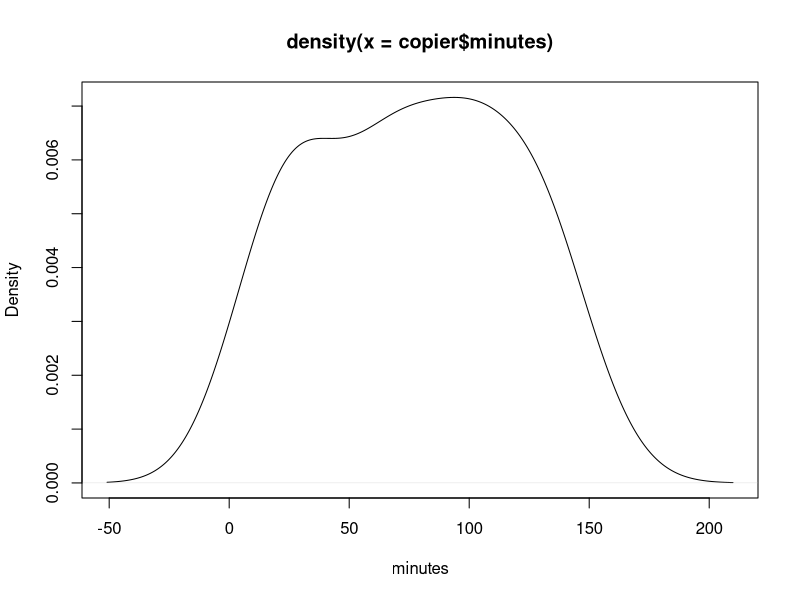
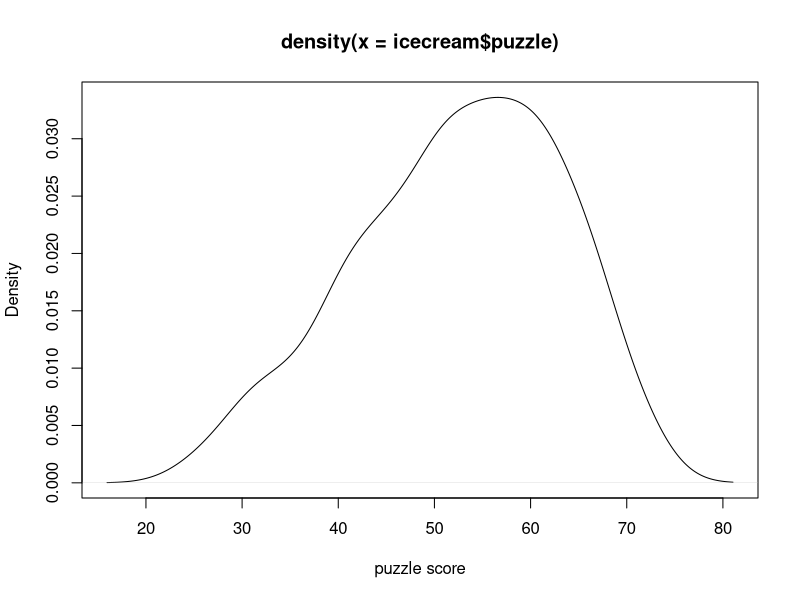
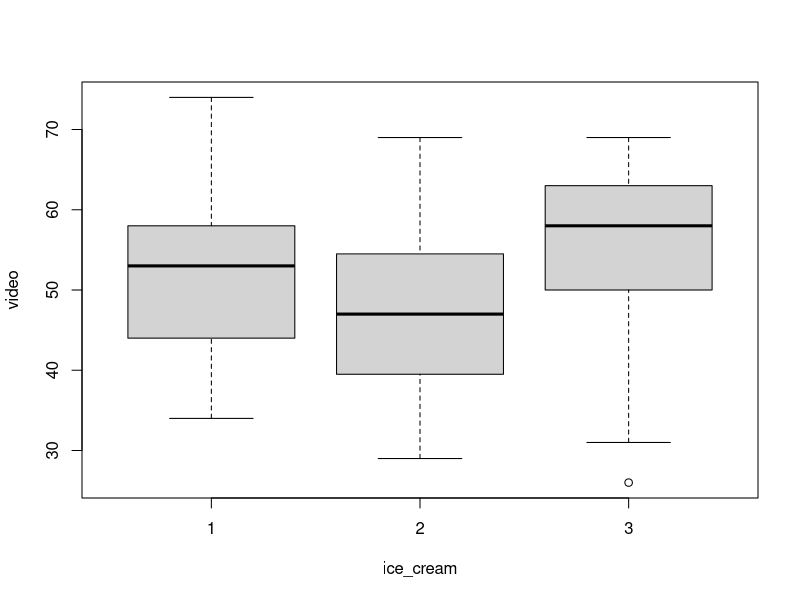
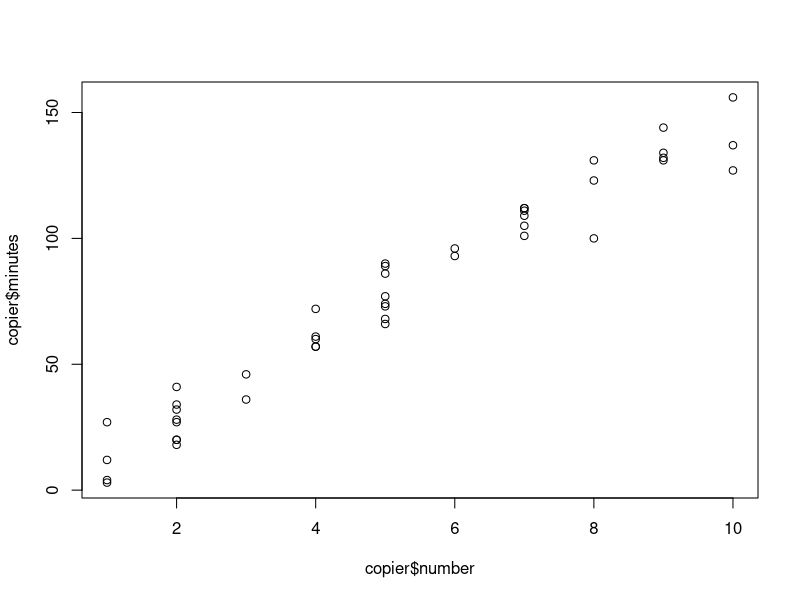
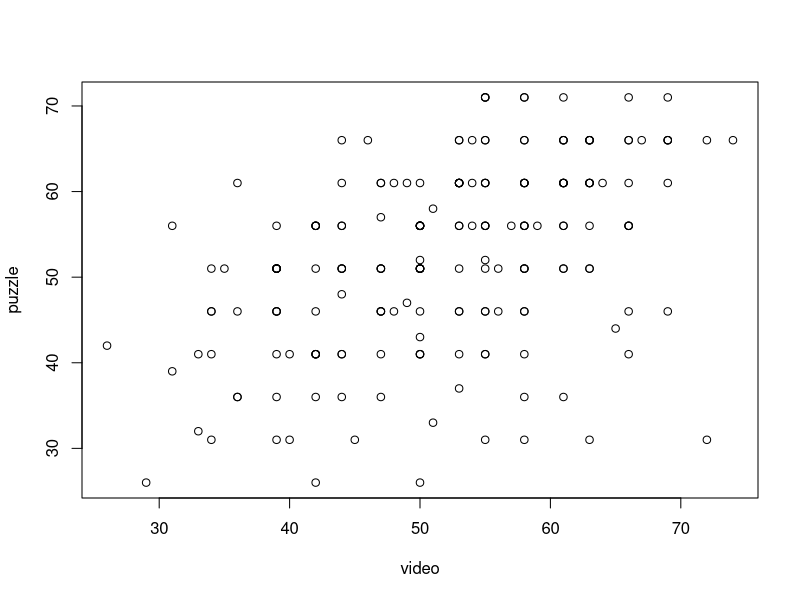
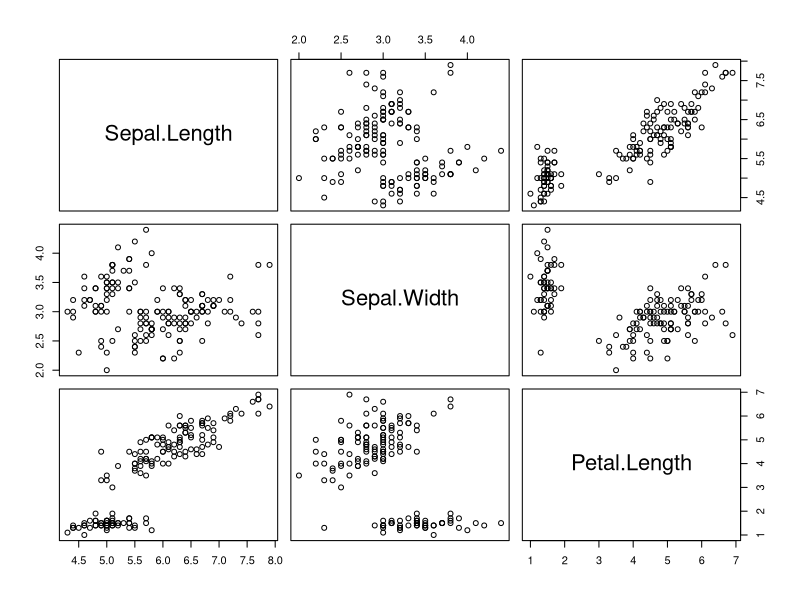
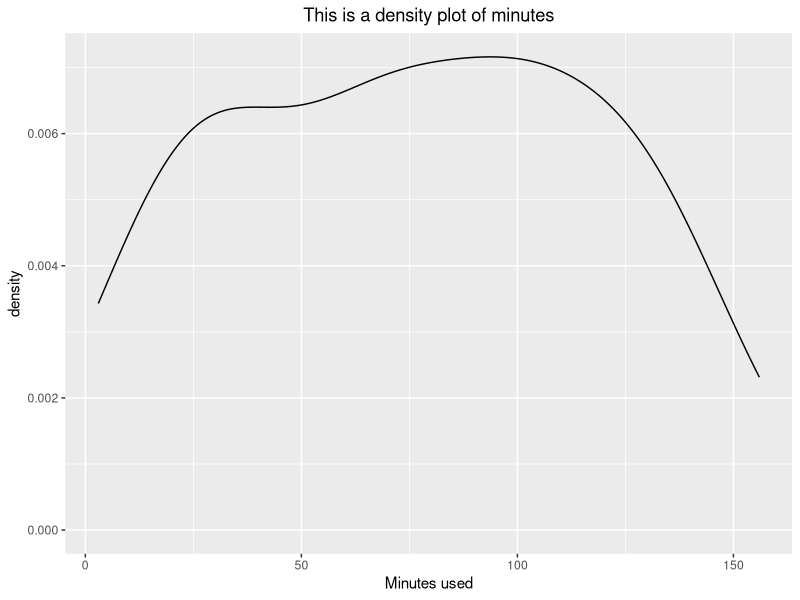
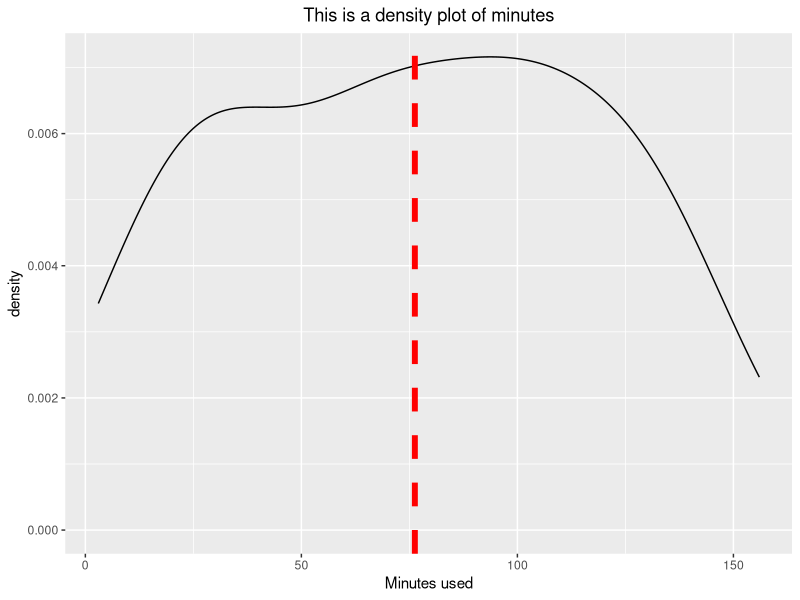

Write the R code that produced these figures, in order.
## ---- chunk 1
icecream <- read.table("data/icecream.txt")
dim(icecream)
copier <- read.table("data/CH01PR20.txt")
dim(copier)
## ---- chunk 2
class(icecream)
class(copier)
head(icecream)
head(copier)
colnames(copier)=c("minutes","number")
head(copier)

#alternative way
copier <- setNames(copier,c("minutes","number"))
head(copier)

dim(icecream)
names(icecream)
class(icecream$video)
head(iris)
class(iris$Species)
class(iris$Sepal.Length)
## ---- chunk 3
class(icecream$video)
x=as.numeric(icecream$video)
class(x)
## ---- chunk 4
x
y=as.factor(x)
class(y)
y
z=as.character(x)
class(z)
z
## ---- chunk 5
icecream$ice_cream
class(icecream$ice_cream)
icecream$ice_cream=as.factor(icecream$ice_cream)
icecream$ice_cream
class(icecream$ice_cream)
## ---- chunk 6
mean(icecream$video)
median(icecream$video)
sd(icecream$video)
var(icecream$video)
summary(icecream$video)
IQR(icecream$video)
cor(copier$minutes,copier$number)

summary(icecream)
summary(copier)
## ---- chunk 7
#install.packages("dplyr")
library(dplyr)
## ---- chunk 8
icecream %>% group_by(ice_cream) %>% 
  summarise(Mean=mean(puzzle),Variance=var(puzzle))
puzzle.summary <-icecream %>% group_by(ice_cream) %>% 
  summarise(Mean=mean(puzzle), Variance=var(puzzle) )
puzzle.summary
class(puzzle.summary)

puzzle.summary <- icecream %>% group_by(ice_cream) %>% 
  summarise(Mean=mean(puzzle),
            Variance=var(puzzle) )%>%as.data.frame()
puzzle.summary
class(puzzle.summary)
## ---- chunk 9
head(icecream)
icecream <- as_tibble(icecream)
icecream

icecream %>% filter(female==0)
icecream %>% filter(female==1, video<50)

iris %>% filter(Species=="setosa", Sepal.Width>4)
iris %>% filter(Species=="versicolor", Petal.Length<4)

# Question: filter iris dataset for Species equal to "setosa" or "virginica"
## ---- chunk 10
icecream %>% arrange(video) # order 'video' column in ascending order
icecream %>% arrange(desc(puzzle)) # order 'puzzle' column in descending order

as_tibble(iris) %>% arrange(Petal.Length)
as_tibble(iris) %>% arrange(desc(Sepal.Length))

# Question: 1) filter iris dataset for Species equal to "setosa" and 2) sort  in descending order of Sepal.Width  
## ---- chunk 11
icecream_new <- icecream %>% mutate(puzzle100 = puzzle*100)
icecream_new

# Question: 1) filter icecream dataset for ice_cream equal to 1, 2) create video1000 (video*1000) column, 3) sort in descending order of video1000, 4) assign the dataset to icecream_new2
## ---- chunk 12
icecream %>% summarise(Mean_video=mean(video), SD_video=sd(video), SD_median=median(video))
## ---- chunk 13
puzzle.summary <- icecream %>% group_by(ice_cream) %>% summarise(Mean=mean(puzzle),
            Variance=var(puzzle))%>%as.data.frame()

iris %>% group_by(Species) %>% summarise(Mean=mean(Sepal.Length), Median=median(Sepal.Length), Variance=var(Sepal.Length))

# Question: 1) group by Species 2) calculate mean, median, var, min, max for each group 3) sort data in descending order of mean 3) convert to a data frame  4) assign the output to "iris_new"
## ---- chunk 14
plot(density(copier$minutes),xlab="minutes")#,ylab="density")
plot(density(icecream$puzzle),xlab="puzzle score")
boxplot(video~ice_cream, data=icecream)
## ---- chunk 15
plot(x=copier$number,y=copier$minutes)
plot(puzzle~video, data=icecream)#response againt predictors
# by default, it's x axis first, then y axis. or you can specify
## ---- chunk 16
head(iris)
cor(iris[,1:3])
pairs(iris[,1:3])
## ---- chunk 17
#install.packages("ggplot2")
library(ggplot2)
## ---- chunk 18
p <- ggplot(data=copier, mapping=aes(x=minutes)) + 
  geom_density() +
  xlab("Minutes used") +
  ggtitle("This is a density plot of minutes") +
  theme(plot.title = element_text(hjust = 0.5))
p
## ---- chunk 19
p + geom_vline(aes(xintercept=mean(minutes)),
              color="red", linetype="dashed", size=2) #change dotted, or size 
## ---- chunk 20
p <- ggplot(icecream, aes(x=ice_cream, y=puzzle)) + 
  geom_boxplot()
p
## ---- chunk 21
q <- ggplot(icecream) + 
  geom_boxplot(aes(x=ice_cream, y=puzzle) )
q
## ---- chunk 22
q + geom_point(data=puzzle.summary,aes(x=ice_cream, y=Mean), shape=18, col="blue", size=3)
p + stat_summary(fun.y=mean, geom="point", shape=7,col="red", size=4)
q + stat_summary(aes(x=ice_cream, y=puzzle),fun.y=mean, geom="point", shape=7,col="red", size=4)
#a little bit different, q don't have the aes settings, just different ways to do the calculation. 
## ---- chunk 23
p <- ggplot(copier,aes(x=number, y=minutes)) + 
  geom_point()
p
## ---- chunk 24
p + theme_bw()
p + theme_classic()
## ---- chunk 25
p <- ggplot(icecream,aes(x=video, y=puzzle, col=ice_cream,shape=ice_cream)) +
  geom_point()
p
## ---- chunk 26
icecream$female=as.factor(icecream$female)

p <- ggplot(icecream,aes(x=video, y=puzzle, col=female,shape=female)) +
  geom_point()
p

p <- ggplot(icecream,aes(x=ice_cream, y=puzzle, col=female,shape=female)) +
  geom_point()
p
## ---- chunk 27
p <- ggplot(icecream, aes(x=ice_cream, y=puzzle,fill=ice_cream)) + 
  geom_boxplot()
p

p <- ggplot(icecream, aes(x=ice_cream, y=puzzle,fill=female)) + 
  geom_boxplot()
p

p+scale_fill_hue(l=70, c=80) #many other ways to change the color/theme/type, etc
## ---- chunk 28
copier.fit <- lm(minutes~number,data=copier)
copier.fit
class(copier.fit)
str(copier.fit)
summary(copier.fit)
plot(minutes~number, data=copier)
abline(-0.5802,15.0352)#by definition of the line abline(intercept, slope)
#The following are alternative ways to draw the fitted regression line.
lines(copier$number,-0.5802+15.0352*copier$number)#other way
abline(copier.fit)#simple way

#ggplot2
fitted(copier.fit)
copier$fitted=fitted(copier.fit)
p <- ggplot(copier,aes(x=number, y=minutes)) + 
  geom_point()
p
  #geom_line(aes(x=number,y=minutes)) try this and show
  #the function of geom_line
p <- p + geom_line(aes(x=number,y=fitted))
p
